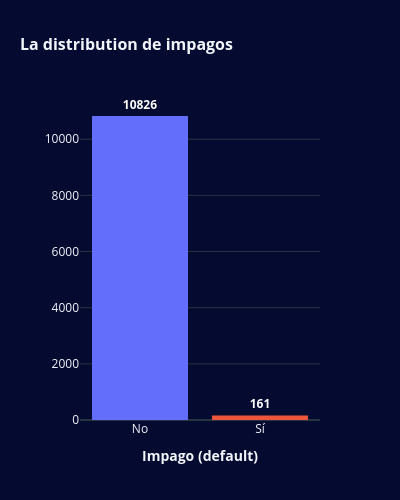

Notebook source saved alongside this figure:
### Code cell
df_plot = df.copy()
df_plot['default_label'] = df_plot['default'].map({0: 'No', 1: 'Sí'})

fig = px.histogram(
    df_plot, 
    x='default_label', 
    title='La distribution de impagos',
    labels={'default_label': 'Impago (default)', 'count': 'Número de clientes'},
    category_orders={'default_label': ['No', 'Sí']},
    color='default_label',
    color_discrete_sequence=['#636EFA', '#EF553B']
)

fig.update_layout(
    title_font=dict(size=16, weight='bold'),
    xaxis_title_font=dict(size=14, weight='bold'),
    yaxis_title_font=dict(size=14, weight='bold'),
    xaxis_tickfont=dict(size=12),
    yaxis_tickfont=dict(size=12),
    xaxis_tickvals=[0, 1],
    xaxis_ticktext=['No', 'Sí'], 
    showlegend=False,
    yaxis=dict(
        title='', 
        tickformat='d' 
    ),
    width=400,  
    height=500 
)

fig.update_traces(
    texttemplate='%{y}', 
    textposition='outside', 
    textfont=dict(size=12, weight='bold', color='white') 
)

fig.show()

### Figure 1 — Plotly figure (JSON) as saved in the notebook; plotly's stock layout.template omitted (floating-point values rounded to 4 significant figures; data arrays with more than 128 entries replaced by an {"elided": "..."} marker saying what was removed)
{"data": [{"bingroup": "x", "hovertemplate": "Impago (default)=%{x}<br>count=%{y}<extra></extra>", "legendgroup": "No", "marker": {"color": "#636EFA", "pattern": {"shape": ""}}, "name": "No", "orientation": "v", "showlegend": true, "textfont": {"color": "white", "size": 12, "weight": "bold"}, "textposition": "outside", "texttemplate": "%{y}", "type": "histogram", "x": {"elided": "10826 str values"}, "xaxis": "x", "yaxis": "y"}, {"bingroup": "x", "hovertemplate": "Impago (default)=%{x}<br>count=%{y}<extra></extra>", "legendgroup": "Sí", "marker": {"color": "#EF553B", "pattern": {"shape": ""}}, "name": "Sí", "orientation": "v", "showlegend": true, "textfont": {"color": "white", "size": 12, "weight": "bold"}, "textposition": "outside", "texttemplate": "%{y}", "type": "histogram", "x": {"elided": "161 str values"}, "xaxis": "x", "yaxis": "y"}], "layout": {"barmode": "relative", "height": 500, "legend": {"title": {"text": "Impago (default)"}, "tracegroupgap": 0}, "showlegend": false, "title": {"font": {"size": 16, "weight": "bold"}, "text": "La distribution de impagos"}, "width": 400, "xaxis": {"anchor": "y", "categoryarray": ["No", "Sí"], "categoryorder": "array", "domain": [0, 1], "tickfont": {"size": 12}, "ticktext": ["No", "Sí"], "tickvals": [0, 1], "title": {"font": {"size": 14, "weight": "bold"}, "text": "Impago (default)"}}, "yaxis": {"anchor": "x", "domain": [0, 1], "tickfont": {"size": 12}, "tickformat": "d", "title": {"text": ""}}}}
